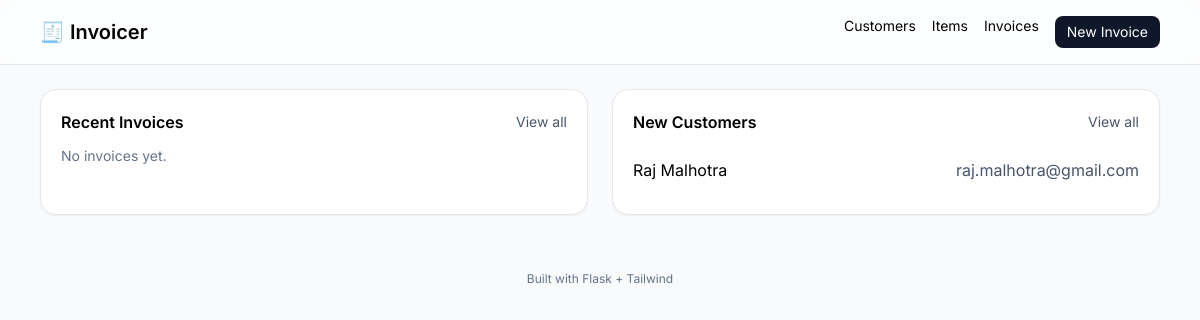
Before: / with the older database file.
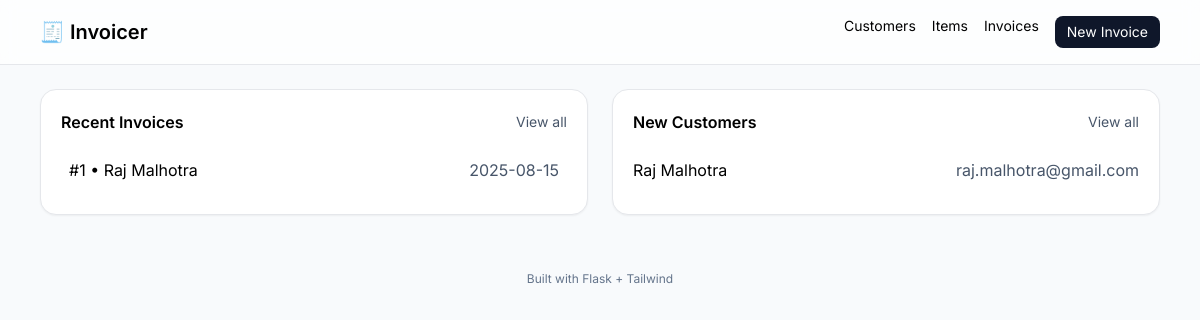
After: the same page with the newer database file.
### app.py (models this page shows)
class Customer(db.Model):
    id = db.Column(db.Integer, primary_key=True)
    name = db.Column(db.String(120), nullable=False)
    email = db.Column(db.String(200), nullable=False)
    phone = db.Column(db.String(50))
    address = db.Column(db.String(200))
    city = db.Column(db.String(100))
    state = db.Column(db.String(50))
    postal_code = db.Column(db.String(20))
    created_at = db.Column(db.DateTime, default=datetime.utcnow)

class Invoice(db.Model):
    id = db.Column(db.Integer, primary_key=True)
    customer_id = db.Column(db.Integer, db.ForeignKey("customer.id"), nullable=False)
    customer = db.relationship("Customer", backref=db.backref("invoices", lazy=True))
    date = db.Column(db.Date, default=datetime.utcnow)
    due_date = db.Column(db.Date)
    notes = db.Column(db.Text)
    status = db.Column(db.String(20), default="draft")  # draft/sent/paid

### app.py (the view)
@app.route("/")
def index():
    invoices = Invoice.query.order_by(Invoice.id.desc()).limit(5).all()
    customers = Customer.query.order_by(Customer.created_at.desc()).limit(5).all()
    return render_template("index.html", invoices=invoices, customers=customers)

### templates/index.html (shortened to what this page needs)
{% extends "base.html" %}
{% block content %}
<div class="grid md:grid-cols-2 gap-6">
  <div class="bg-white rounded-2xl shadow-sm border p-5">
    <div class="flex items-center justify-between mb-3">
      <h2 class="font-semibold">Recent Invoices</h2>
      <a class="text-sm text-slate-600 hover:underline" href="{{ url_for('invoices') }}">View all</a>
    </div>
    <div class="divide-y">
      {% for inv in invoices %}
      <a href="{{ url_for('invoice_view', iid=inv.id) }}" class="flex items-center justify-between py-3 hover:bg-slate-50 rounded-lg px-2">
        <div>#{{ inv.id }} • {{ inv.customer.name }}</div>
        <div class="text-slate-600">{{ inv.date.strftime('%Y-%m-%d') }}</div>
      </a>
      {% else %}
      <div class="text-slate-500 text-sm">No invoices yet.</div>
      {% endfor %}
    </div>
  </div>
  <div class="bg-white rounded-2xl shadow-sm border p-5">
    <div class="flex items-center justify-between mb-3">
      <h2 class="font-semibold">New Customers</h2>
      <a class="text-sm text-slate-600 hover:underline" href="{{ url_for('customers') }}">View all</a>
    </div>
    <div class="divide-y">
      {% for c in customers %}
      <div class="flex items-center justify-between py-3">
        <div>{{ c.name }}</div>
        <div class="text-slate-600">{{ c.email }}</div>
      </div>
      {% else %}
      <div class="text-slate-500 text-sm">No customers yet.</div>
      {% endfor %}
    </div>
  </div>
</div>
{% endblock %}

Changed rows visible on the page:
added Invoice: id "1", customer.name "Raj Malhotra", date "2025-08-15"
Other visible differences:
text no longer shown: "No invoices yet."
